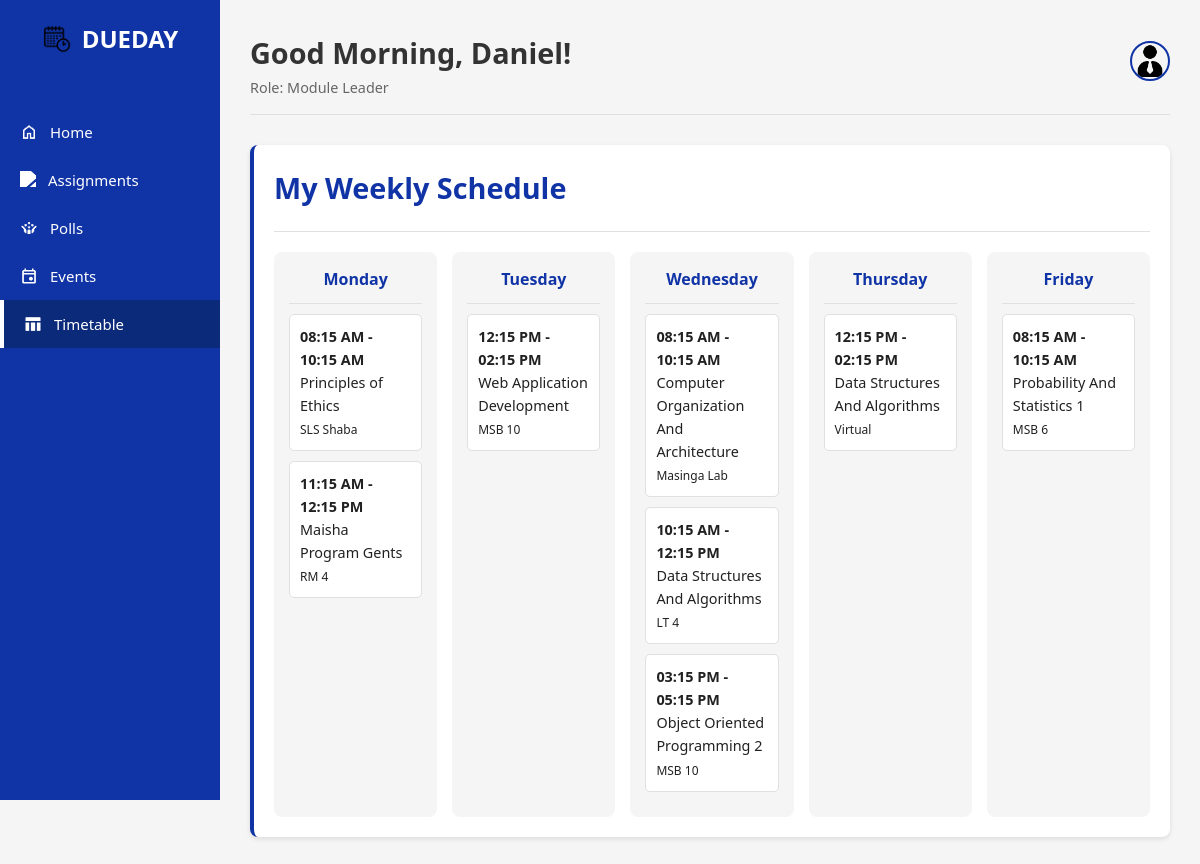
The page /timetable.php (signed in) on the database its author committed.
### tables this page shows
CREATE TABLE `class_schedule` (
  `Entry_ID` int(11) NOT NULL,
  `Class_ID` int(11) NOT NULL,
  `Venue_ID` int(11) NOT NULL,
  `Day_Of_Week` int(11) NOT NULL,
  `Start_Time` time NOT NULL,
  `End_Time` time NOT NULL
);

CREATE TABLE `classes` (
  `Class_ID` int(11) NOT NULL,
  `Class_Name` varchar(100) NOT NULL
);

CREATE TABLE `venues` (
  `Venue_ID` int(11) NOT NULL,
  `Venue_Name` varchar(100) NOT NULL
);

### timetable.php (the view, shortened to what this page needs)
<?php
require_once 'templates/header.php';
$user_schedule_sql = "SELECT
                        cs.Entry_ID,
                        cs.Day_Of_Week,
                        cs.Start_Time,
                        cs.End_Time,
                        c.Class_Name,
                        v.Venue_Name
                    FROM Class_Schedule cs
                    JOIN Classes c ON cs.Class_ID = c.Class_ID
                    JOIN Venues v ON cs.Venue_ID = v.Venue_ID
                    JOIN User_Classes uc ON c.Class_ID = uc.Class_ID
                    WHERE uc.User_ID = ?
                    ORDER BY cs.Day_Of_Week, cs.Start_Time ASC";
$stmt = $conn->prepare($user_schedule_sql);
$stmt->bind_param("i", $user_id);
$stmt->execute();
$schedule_result = $stmt->get_result();
$schedule_by_day = [ 1 => [], 2 => [], 3 => [], 4 => [], 5 => [] ];
while ($row = $schedule_result->fetch_assoc()) {
    if (array_key_exists($row['Day_Of_Week'], $schedule_by_day)) {
        $schedule_by_day[$row['Day_Of_Week']][] = $row;
    }
}
?>
<div class="timetable-container card">
    <div class="page-actions" style="border-bottom: 1px solid var(--medium-gray); padding-bottom: 20px; margin-bottom: 20px;">
        <h2 class="section-title" style="margin-bottom: 0;">My Weekly Schedule</h2>
    </div>
    <div class="weekly-timetable" id="weeklyView">
        <?php
        $days = [1 => 'Monday', 2 => 'Tuesday', 3 => 'Wednesday', 4 => 'Thursday', 5 => 'Friday'];
        foreach ($days as $day_num => $day_name):
        ?>
            <div class="day-column">
                <div class="day-header"><?php echo $day_name; ?></div>
                <?php if (!empty($schedule_by_day[$day_num])): ?>
                    <?php foreach($schedule_by_day[$day_num] as $class): ?>
                        <div class="class-block">
                            <strong><?php echo date('h:i A', strtotime($class['Start_Time'])) . ' - ' . date('h:i A', strtotime($class['End_Time'])); ?></strong><br>
                            <?php echo htmlspecialchars($class['Class_Name']); ?><br>
                            <small><?php echo htmlspecialchars($class['Venue_Name']); ?></small>
                        </div>
                    <?php endforeach; ?>
                <?php else: ?>
                    <p class="no-classes-msg">No classes scheduled.</p>
                <?php endif; ?>
            </div>
        <?php endforeach; ?>
    </div>
</div>
<?php
require_once 'templates/footer.php';
?>

### assets/css/style.css (style rules this page uses)
:root { --egyptian-blue: #1034A6; --egyptian-blue-light: #2a4cb3; --egyptian-blue-dark: #0c2a7a; --light-gray: #f5f5f5; --medium-gray: #e0e0e0; --dark-gray: #333333; --white: #ffffff; --success: #4CAF50; --warning: #FFC107; --danger: #F44336; --navy-shadow: rgba(16, 52, 166, 0.1); --text-primary: #212121; --text-secondary: #666666; }
* { margin: 0; padding: 0; box-sizing: border-box; font-family: 'Segoe UI', Tahoma, Geneva, Verdana, sans-serif; }
body { background-color: var(--light-gray); color: var(--text-primary); line-height: 1.6; }
.section-title { color: var(--egyptian-blue); margin-bottom: 20px; font-size: 1.8rem; }
.page-actions { display: flex; gap: 10px; margin-bottom: 20px; }
.card { background-color: white; border-radius: 8px; padding: 20px; margin-bottom: 20px; box-shadow: 0 2px 5px rgba(0,0,0,0.1); border-left: 4px solid var(--egyptian-blue); }
.timetable-container .page-actions { display: flex; justify-content: space-between; align-items: center; }
.weekly-timetable { display: grid; grid-template-columns: repeat(5, 1fr); gap: 15px; }
.day-column { background-color: var(--light-gray); border-radius: 8px; padding: 15px; }
.day-header { text-align: center; font-weight: 600; color: var(--egyptian-blue); padding-bottom: 10px; margin-bottom: 10px; border-bottom: 1px solid var(--medium-gray); }
.class-block { background-color: var(--white); border-radius: 5px; padding: 10px; margin-bottom: 10px; font-size: 0.9rem; border: 1px solid var(--medium-gray); }

### rows shown on the page
class_schedule: Start_Time "08:15 AM", End_Time "10:15 AM", Class_ID.Class_Name "Principles of Ethics", Venue_ID.Venue_Name "SLS Shaba"
class_schedule: Start_Time "11:15 AM", End_Time "12:15 PM", Class_ID.Class_Name "Maisha Program Gents", Venue_ID.Venue_Name "RM 4"
class_schedule: Start_Time "12:15 PM", End_Time "02:15 PM", Class_ID.Class_Name "Web Application Development", Venue_ID.Venue_Name "MSB 10"
class_schedule: Start_Time "08:15 AM", End_Time "10:15 AM", Class_ID.Class_Name "Computer Organization And Architecture", Venue_ID.Venue_Name "Masinga Lab"
class_schedule: Start_Time "10:15 AM", End_Time "12:15 PM", Class_ID.Class_Name "Data Structures And Algorithms", Venue_ID.Venue_Name "LT 4"
class_schedule: Start_Time "03:15 PM", End_Time "05:15 PM", Class_ID.Class_Name "Object Oriented Programming 2", Venue_ID.Venue_Name "MSB 10"
class_schedule: Start_Time "12:15 PM", End_Time "02:15 PM", Class_ID.Class_Name "Data Structures And Algorithms", Venue_ID.Venue_Name "Virtual"
class_schedule: Start_Time "08:15 AM", End_Time "10:15 AM", Class_ID.Class_Name "Probability And Statistics 1", Venue_ID.Venue_Name "MSB 6"

### other values the page prints
$time_based_greeting "Good Morning,"
$user_fname "Daniel"
$user_role "Module Leader"
$day_name "Monday"
$day_name "Tuesday"
$day_name "Wednesday"
$day_name "Thursday"
$day_name "Friday"
